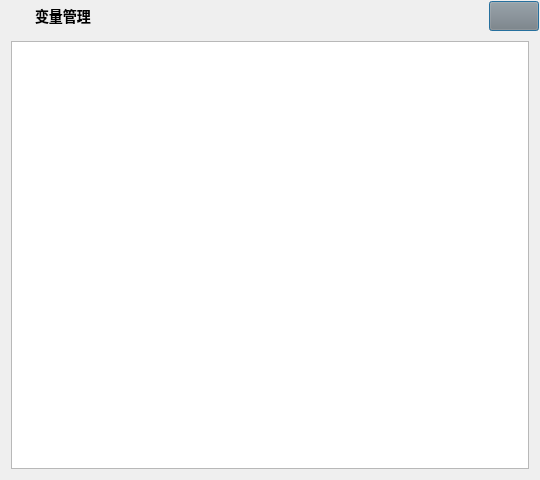
<?xml version="1.0" encoding="UTF-8"?>
<ui version="4.0">
 <class>VarViewUiClass</class>
 <widget class="QDialog" name="VarViewUiClass">
  <property name="geometry">
   <rect>
    <x>0</x>
    <y>0</y>
    <width>540</width>
    <height>480</height>
   </rect>
  </property>
  <property name="minimumSize">
   <size>
    <width>400</width>
    <height>200</height>
   </size>
  </property>
  <property name="windowTitle">
   <string>VarView</string>
  </property>
  <property name="windowIcon">
   <iconset resource="../res/QuickInput.qrc">
    <normaloff>:/icon.png</normaloff>:/icon.png</iconset>
  </property>
  <layout class="QVBoxLayout" name="verticalLayout_4">
   <property name="spacing">
    <number>0</number>
   </property>
   <property name="leftMargin">
    <number>1</number>
   </property>
   <property name="topMargin">
    <number>1</number>
   </property>
   <property name="rightMargin">
    <number>1</number>
   </property>
   <property name="bottomMargin">
    <number>1</number>
   </property>
   <item>
    <widget class="QWidget" name="title_widget" native="true">
     <property name="minimumSize">
      <size>
       <width>0</width>
       <height>30</height>
      </size>
     </property>
     <property name="maximumSize">
      <size>
       <width>16777215</width>
       <height>30</height>
      </size>
     </property>
     <layout class="QHBoxLayout" name="horizontalLayout">
      <property name="spacing">
       <number>0</number>
      </property>
      <property name="leftMargin">
       <number>5</number>
      </property>
      <property name="topMargin">
       <number>0</number>
      </property>
      <property name="rightMargin">
       <number>0</number>
      </property>
      <property name="bottomMargin">
       <number>0</number>
      </property>
      <item>
       <widget class="QLabel" name="title_icon_label">
        <property name="sizePolicy">
         <sizepolicy hsizetype="Fixed" vsizetype="Fixed">
          <horstretch>0</horstretch>
          <verstretch>0</verstretch>
         </sizepolicy>
        </property>
        <property name="minimumSize">
         <size>
          <width>20</width>
          <height>20</height>
         </size>
        </property>
        <property name="mouseTracking">
         <bool>true</bool>
        </property>
        <property name="styleSheet">
         <string notr="true">background:none;border-image:url(:/icon.png);</string>
        </property>
        <property name="text">
         <string/>
        </property>
       </widget>
      </item>
      <item>
       <widget class="QLabel" name="title_label">
        <property name="sizePolicy">
         <sizepolicy hsizetype="Preferred" vsizetype="Fixed">
          <horstretch>0</horstretch>
          <verstretch>0</verstretch>
         </sizepolicy>
        </property>
        <property name="maximumSize">
         <size>
          <width>16777215</width>
          <height>20</height>
         </size>
        </property>
        <property name="font">
         <font>
          <family>Microsoft YaHei</family>
          <pointsize>-1</pointsize>
          <fontweight>Medium</fontweight>
         </font>
        </property>
        <property name="mouseTracking">
         <bool>true</bool>
        </property>
        <property name="styleSheet">
         <string notr="true">font-family:&quot;Microsoft YaHei&quot;;font-size:14px;font-weight:500;margin-left:5px</string>
        </property>
        <property name="text">
         <string>变量管理</string>
        </property>
       </widget>
      </item>
      <item>
       <spacer name="title_spacer">
        <property name="orientation">
         <enum>Qt::Orientation::Horizontal</enum>
        </property>
        <property name="sizeHint" stdset="0">
         <size>
          <width>0</width>
          <height>0</height>
         </size>
        </property>
       </spacer>
      </item>
      <item>
       <widget class="QPushButton" name="title_close_button">
        <property name="sizePolicy">
         <sizepolicy hsizetype="Fixed" vsizetype="Fixed">
          <horstretch>20</horstretch>
          <verstretch>20</verstretch>
         </sizepolicy>
        </property>
        <property name="minimumSize">
         <size>
          <width>50</width>
          <height>30</height>
         </size>
        </property>
        <property name="maximumSize">
         <size>
          <width>50</width>
          <height>30</height>
         </size>
        </property>
        <property name="focusPolicy">
         <enum>Qt::FocusPolicy::ClickFocus</enum>
        </property>
        <property name="toolTip">
         <string>关闭</string>
        </property>
        <property name="styleSheet">
         <string notr="true">QPushButton{background-color:rgba(128,128,128,0.1);image:url(:/close.png);font-size:12px}QPushButton:hover{background-color:rgba(255,0,0,0.3)}</string>
        </property>
        <property name="text">
         <string/>
        </property>
       </widget>
      </item>
     </layout>
    </widget>
   </item>
   <item>
    <widget class="QWidget" name="content_widget" native="true">
     <property name="styleSheet">
      <string notr="true"/>
     </property>
     <layout class="QVBoxLayout" name="verticalLayout">
      <property name="spacing">
       <number>0</number>
      </property>
      <property name="leftMargin">
       <number>10</number>
      </property>
      <property name="topMargin">
       <number>10</number>
      </property>
      <property name="rightMargin">
       <number>10</number>
      </property>
      <property name="bottomMargin">
       <number>10</number>
      </property>
      <item>
       <widget class="QMacroTable" name="macroGroup_table">
        <property name="focusPolicy">
         <enum>Qt::FocusPolicy::ClickFocus</enum>
        </property>
        <property name="editTriggers">
         <set>QAbstractItemView::EditTrigger::DoubleClicked</set>
        </property>
        <property name="tabKeyNavigation">
         <bool>false</bool>
        </property>
        <property name="showDropIndicator" stdset="0">
         <bool>false</bool>
        </property>
        <property name="dragDropOverwriteMode">
         <bool>false</bool>
        </property>
        <property name="selectionBehavior">
         <enum>QAbstractItemView::SelectionBehavior::SelectRows</enum>
        </property>
        <property name="showGrid">
         <bool>false</bool>
        </property>
       </widget>
      </item>
     </layout>
    </widget>
   </item>
  </layout>
 </widget>
 <customwidgets>
  <customwidget>
   <class>QMacroTable</class>
   <extends>QTableWidget</extends>
   <header location="global">qmacrotable.h</header>
  </customwidget>
 </customwidgets>
 <resources>
  <include location="../res/QuickInput.qrc"/>
 </resources>
 <connections/>
</ui>
